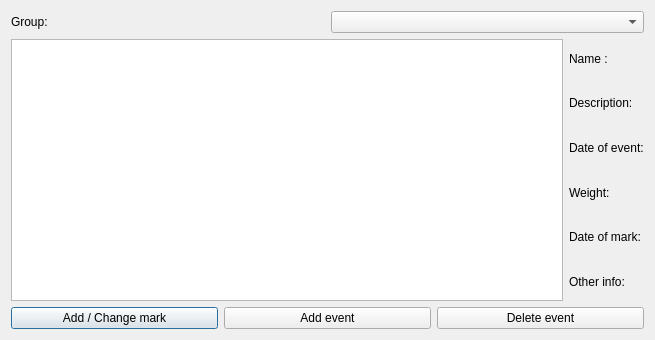
<?xml version="1.0" encoding="UTF-8"?>
<ui version="4.0">
 <class>MarksWindow</class>
 <widget class="QDialog" name="MarksWindow">
  <property name="geometry">
   <rect>
    <x>0</x>
    <y>0</y>
    <width>655</width>
    <height>340</height>
   </rect>
  </property>
  <property name="windowTitle">
   <string>Dialog</string>
  </property>
  <layout class="QVBoxLayout" name="verticalLayout_2">
   <item>
    <layout class="QHBoxLayout" name="horizontalLayout">
     <item>
      <widget class="QLabel" name="label">
       <property name="text">
        <string>Group:</string>
       </property>
      </widget>
     </item>
     <item>
      <widget class="QComboBox" name="comboBox"/>
     </item>
    </layout>
   </item>
   <item>
    <layout class="QHBoxLayout" name="horizontalLayout_2">
     <item>
      <widget class="QTableView" name="tableView"/>
     </item>
     <item>
      <layout class="QVBoxLayout" name="verticalLayout">
       <item>
        <widget class="QLabel" name="name_label">
         <property name="text">
          <string>Name :</string>
         </property>
        </widget>
       </item>
       <item>
        <widget class="QLabel" name="description_label">
         <property name="text">
          <string>Description:</string>
         </property>
        </widget>
       </item>
       <item>
        <widget class="QLabel" name="date_event_label">
         <property name="text">
          <string>Date of event:</string>
         </property>
        </widget>
       </item>
       <item>
        <widget class="QLabel" name="weight_label">
         <property name="text">
          <string>Weight:</string>
         </property>
        </widget>
       </item>
       <item>
        <widget class="QLabel" name="date_mark_label">
         <property name="text">
          <string>Date of mark:</string>
         </property>
        </widget>
       </item>
       <item>
        <widget class="QLabel" name="info_label">
         <property name="text">
          <string>Other info:</string>
         </property>
        </widget>
       </item>
      </layout>
     </item>
    </layout>
   </item>
   <item>
    <layout class="QHBoxLayout" name="horizontalLayout_3">
     <item>
      <widget class="QPushButton" name="pushButton">
       <property name="text">
        <string>Add / Change mark</string>
       </property>
      </widget>
     </item>
     <item>
      <widget class="QPushButton" name="addEventButton">
       <property name="text">
        <string>Add event</string>
       </property>
      </widget>
     </item>
     <item>
      <widget class="QPushButton" name="deleteEventButton">
       <property name="text">
        <string>Delete event</string>
       </property>
      </widget>
     </item>
    </layout>
   </item>
  </layout>
 </widget>
 <resources/>
 <connections/>
</ui>
